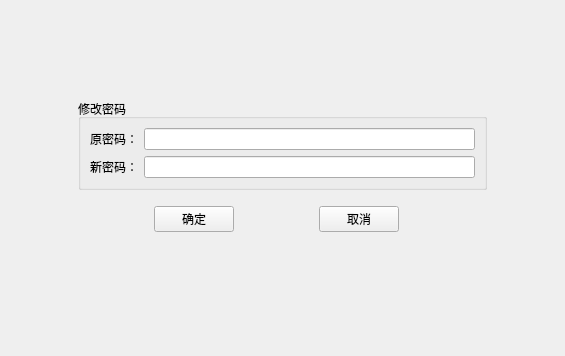
        <widget class="QWidget" name="page_6">
         <layout class="QGridLayout" name="gridLayout_4">
          <item row="1" column="0">
           <spacer name="spacer_5">
            <property name="orientation">
             <enum>Qt::Horizontal</enum>
            </property>
            <property name="sizeHint" stdset="0">
             <size>
              <width>67</width>
              <height>28</height>
             </size>
            </property>
           </spacer>
          </item>
          <item row="1" column="1">
           <widget class="QGroupBox" name="groupBox">
            <property name="title">
             <string>修改密码</string>
            </property>
            <layout class="QFormLayout" name="formLayout_2">
             <item row="0" column="0">
              <widget class="QLabel" name="label_8">
               <property name="text">
                <string>原密码：</string>
               </property>
              </widget>
             </item>
             <item row="0" column="1">
              <widget class="QLineEdit" name="lineEdit_4"/>
             </item>
             <item row="1" column="0">
              <widget class="QLabel" name="label_12">
               <property name="text">
                <string>新密码：</string>
               </property>
              </widget>
             </item>
             <item row="1" column="1">
              <widget class="QLineEdit" name="lineEdit_5">
               <property name="echoMode">
                <enum>QLineEdit::Password</enum>
               </property>
              </widget>
             </item>
            </layout>
           </widget>
          </item>
          <item row="0" column="1">
           <spacer name="verticalSpacer_4">
            <property name="orientation">
             <enum>Qt::Vertical</enum>
            </property>
            <property name="sizeHint" stdset="0">
             <size>
              <width>298</width>
              <height>88</height>
             </size>
            </property>
           </spacer>
          </item>
          <item row="1" column="2">
           <spacer name="spacer_6">
            <property name="orientation">
             <enum>Qt::Horizontal</enum>
            </property>
            <property name="sizeHint" stdset="0">
             <size>
              <width>67</width>
              <height>28</height>
             </size>
            </property>
           </spacer>
          </item>
          <item row="3" column="1">
           <spacer name="verticalSpacer_5">
            <property name="orientation">
             <enum>Qt::Vertical</enum>
            </property>
            <property name="sizeHint" stdset="0">
             <size>
              <width>366</width>
              <height>103</height>
             </size>
            </property>
           </spacer>
          </item>
          <item row="2" column="1">
           <widget class="QWidget" name="widget_9" native="true">
            <layout class="QHBoxLayout" name="horizontalLayout_10">
             <item>
              <spacer name="spacer_2">
               <property name="orientation">
                <enum>Qt::Horizontal</enum>
               </property>
               <property name="sizeHint" stdset="0">
                <size>
                 <width>67</width>
                 <height>28</height>
                </size>
               </property>
              </spacer>
             </item>
             <item>
              <widget class="QPushButton" name="okButton">
               <property name="focusPolicy">
                <enum>Qt::NoFocus</enum>
               </property>
               <property name="text">
                <string>确定</string>
               </property>
               <property name="autoDefault">
                <bool>false</bool>
               </property>
              </widget>
             </item>
             <item>
              <spacer name="spacer_4">
               <property name="orientation">
                <enum>Qt::Horizontal</enum>
               </property>
               <property name="sizeHint" stdset="0">
                <size>
                 <width>79</width>
                 <height>28</height>
                </size>
               </property>
              </spacer>
             </item>
             <item>
              <widget class="QPushButton" name="btn_cancel">
               <property name="focusPolicy">
                <enum>Qt::NoFocus</enum>
               </property>
               <property name="text">
                <string>取消</string>
               </property>
               <property name="autoDefault">
                <bool>false</bool>
               </property>
              </widget>
             </item>
             <item>
              <spacer name="spacer_3">
               <property name="orientation">
                <enum>Qt::Horizontal</enum>
               </property>
               <property name="sizeHint" stdset="0">
                <size>
                 <width>79</width>
                 <height>28</height>
                </size>
               </property>
              </spacer>
             </item>
            </layout>
           </widget>
          </item>
         </layout>
        </widget>
